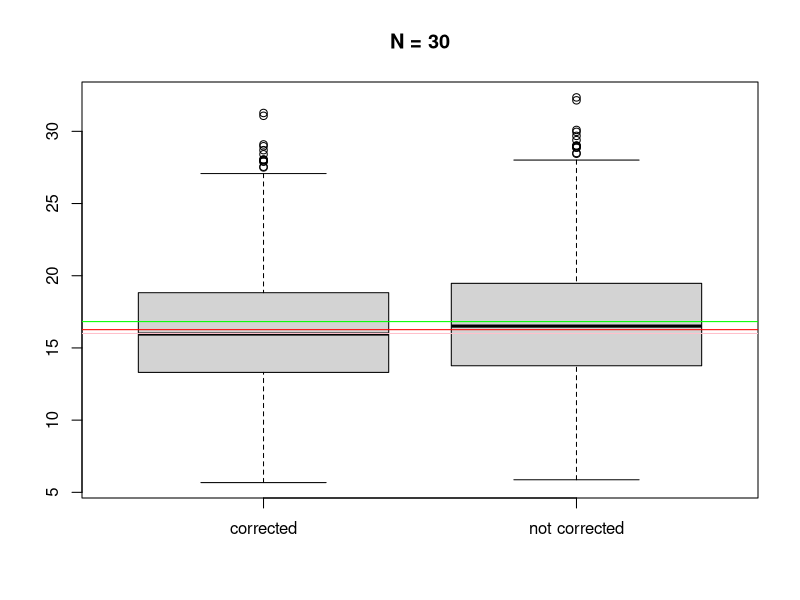
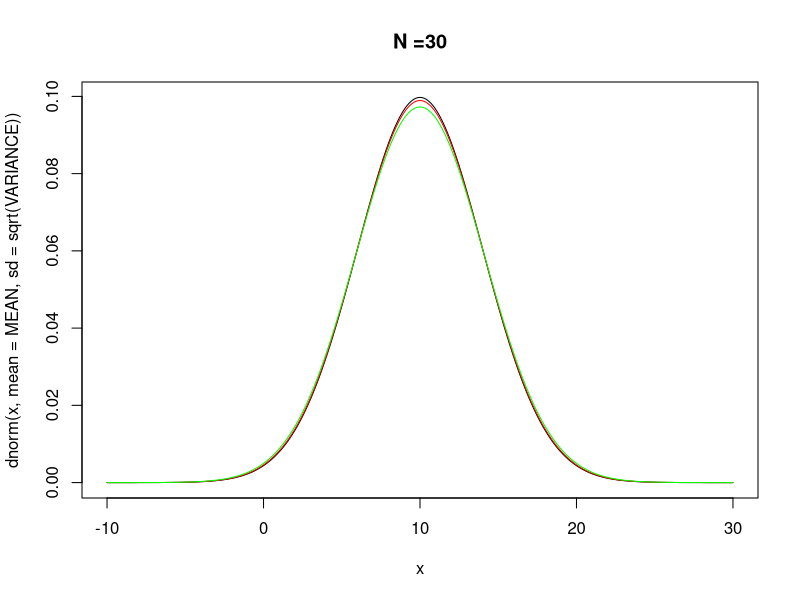
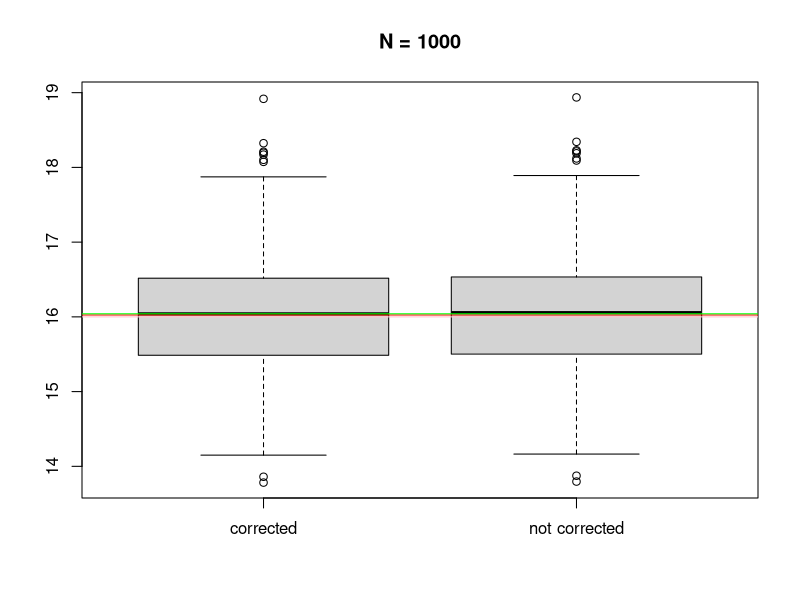
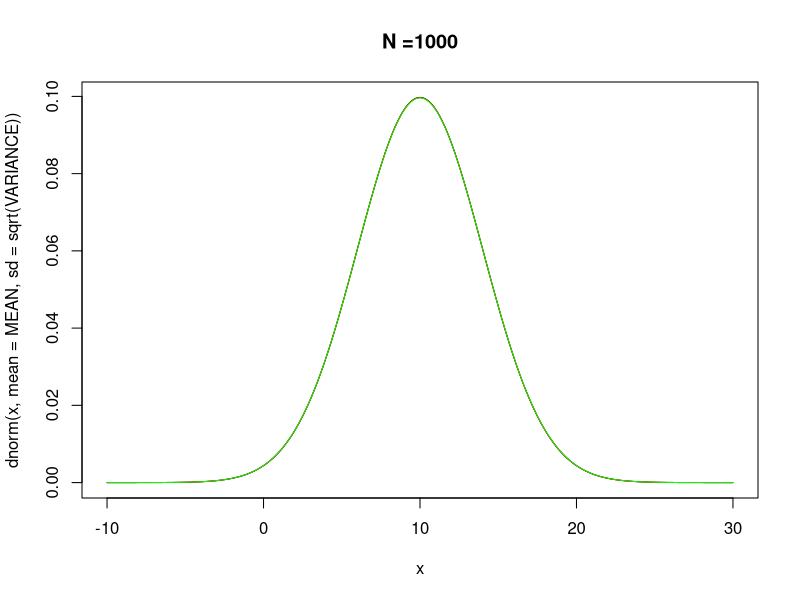
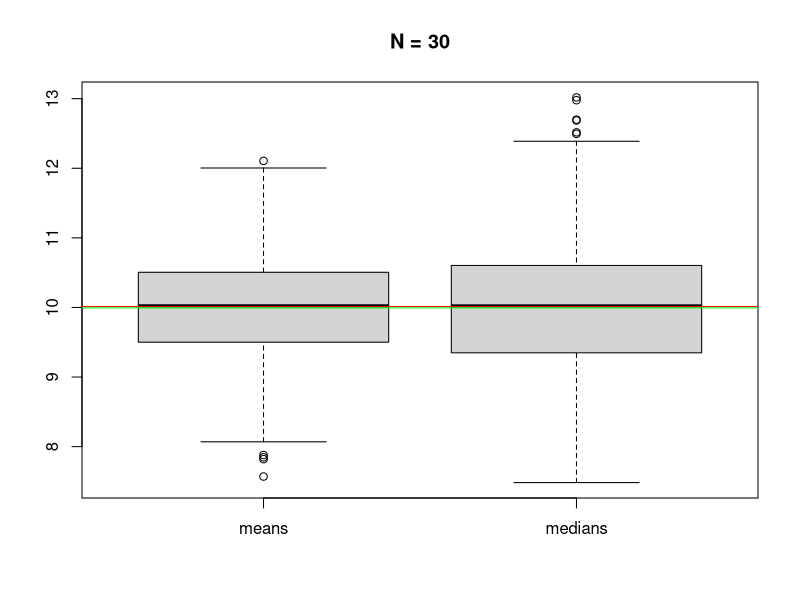
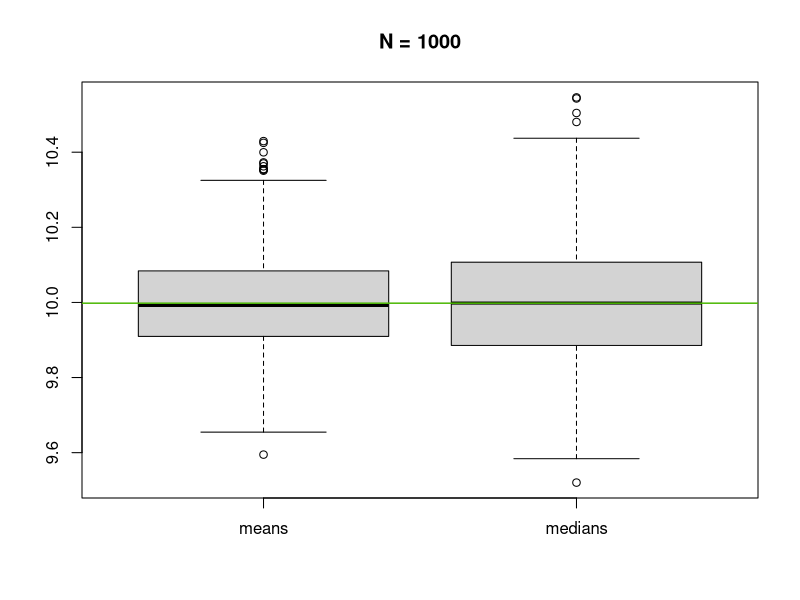
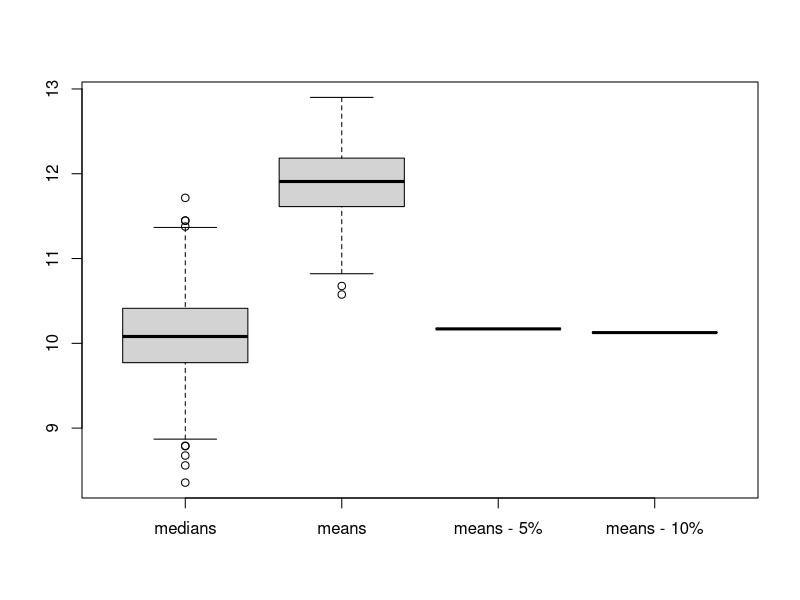
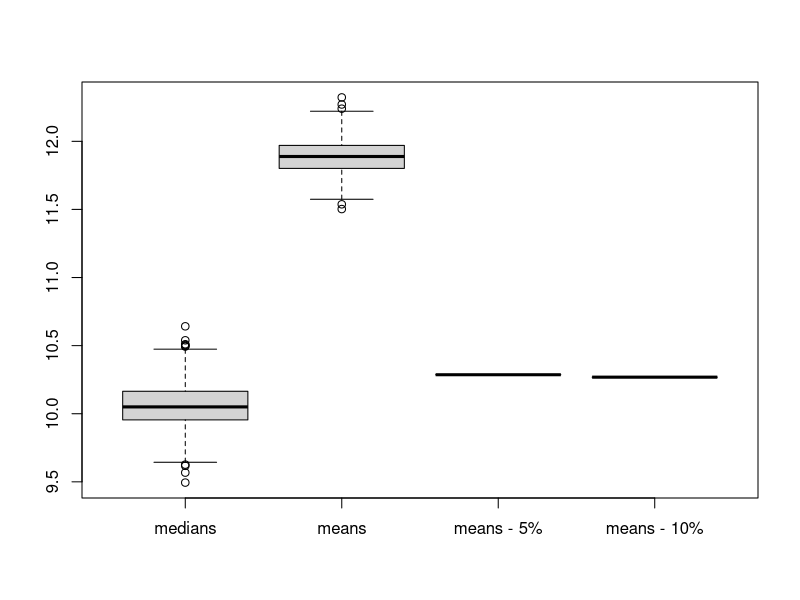

These charts were generated, in order, by the following R code:
## ---- chunk 1
set.seed(42)
## ---- chunk 2
not_corrected_variance = function(value, n) {
  return(n * value / (n - 1))
}
## ---- chunk 3
MEAN = 10
VARIANCE = 16

var_count = function(sample_size, n) {
  variances = c()
  not_corrected_variances = c()
  i = 1
  while(i <= n) {
    sample = rnorm(n = sample_size, mean = MEAN, sd = sqrt(VARIANCE))
    variances[i] = var(sample)
    not_corrected_variances[i] = not_corrected_variance(variances[i], sample_size)
    i = i + 1
  }
  
  mean_variances = mean(variances)
  mean_not_corrected = mean(not_corrected_variances)
  
  boxplot(variances, not_corrected_variances, names = c("corrected", "not corrected"))
  title(sprintf("N = %d", sample_size))
  abline(h = mean_variances, col = "red")
  abline(h = mean_not_corrected, col = "green")
  abline(h = VARIANCE, col = "pink")
  
  x = seq(-10, 30, 0.1)
  plot(x, dnorm(x,mean=MEAN, sd = sqrt(VARIANCE)), type = "l", main=sprintf("N =%s",sample_size))
  lines(x, dnorm(x,mean=MEAN, sd = sqrt(mean_variances) ), type = 'l',col="red")
  lines(x, dnorm(x,mean=MEAN, sd = sqrt(mean_not_corrected) ),type = 'l',col="green")
}
## ---- chunk 4
var_count(30,1000)
var_count(1000, 1000)
## ---- chunk 5
median_ok = function(sample_size, n) {
  means = c()
  medians = c()
  i = 1
  while(i <= n) {
    sample = rnorm(n = sample_size, mean = MEAN, sd = sqrt(VARIANCE))
    means[i] = mean(sample)
    medians[i] = median(sample)
    i = i + 1
  }
  
  mean_means = mean(means)
  mean_medians = mean(medians)
  
  boxplot(means, medians, names = c("means", "medians"))
  title(sprintf("N = %d", sample_size))
  abline(h = mean_means, col = "red")
  abline(h = mean_medians, col = "green")
  abline(h = VARIANCE, col = "pink")
}
## ---- chunk 6
median_ok(30, 1000)
median_ok(1000, 1000)
## ---- chunk 7
sample = rnorm(1000, mean = MEAN, sd = sqrt(VARIANCE))
noise = rnorm(10, mean = 20 * MEAN, sd = sqrt(VARIANCE))
merged = append(sample, noise)
print(sprintf("mean = %.2f", mean(merged)))
print(sprintf("median = %.2f", median(merged)))
print(sprintf("trimmed = %.2f", mean(merged, trim = 0.05)))
## ---- chunk 8
noisy_plots = function(sample_size, n) {
  means = c()
  medians = c()
  means_trimmed_5 = c()
  means_trimmed_10 = c()
  
  i = 1
  while(i <= n) {
    default = rnorm(n = sample_size, mean = MEAN, sd = sqrt(VARIANCE))
    noise = rnorm(n = sample_size / 100, mean = MEAN * 20, sd = sqrt(VARIANCE))
    sample = append(default, noise)
    means[i] = mean(sample)
    medians[i] = median(sample)
    means_trimmed_5 = mean(sample, trim = 0.05)
    means_trimmed_10 = mean(sample, trim = 0.1)
    i = i + 1
  }
  
  boxplot(medians, means, means_trimmed_5, means_trimmed_10, names = c("medians", "means", "means - 5%", "means - 10%"))
}
## ---- chunk 9
noisy_plots(100, 1000)
noisy_plots(1000, 1000)
